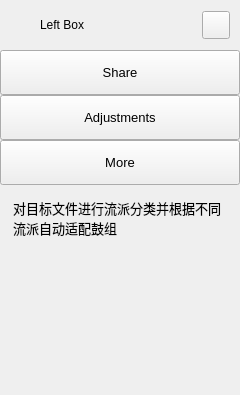
        <widget class="QFrame" name="extraLeftBox">
         <property name="minimumSize">
          <size>
           <width>0</width>
           <height>0</height>
          </size>
         </property>
         <property name="maximumSize">
          <size>
           <width>0</width>
           <height>16777215</height>
          </size>
         </property>
         <property name="frameShape">
          <enum>QFrame::Shape::NoFrame</enum>
         </property>
         <property name="frameShadow">
          <enum>QFrame::Shadow::Raised</enum>
         </property>
         <layout class="QVBoxLayout" name="extraColumLayout">
          <property name="spacing">
           <number>0</number>
          </property>
          <property name="leftMargin">
           <number>0</number>
          </property>
          <property name="topMargin">
           <number>0</number>
          </property>
          <property name="rightMargin">
           <number>0</number>
          </property>
          <property name="bottomMargin">
           <number>0</number>
          </property>
          <item>
           <widget class="QFrame" name="extraTopBg">
            <property name="minimumSize">
             <size>
              <width>0</width>
              <height>50</height>
             </size>
            </property>
            <property name="maximumSize">
             <size>
              <width>16777215</width>
              <height>50</height>
             </size>
            </property>
            <property name="frameShape">
             <enum>QFrame::Shape::NoFrame</enum>
            </property>
            <property name="frameShadow">
             <enum>QFrame::Shadow::Raised</enum>
            </property>
            <layout class="QVBoxLayout" name="verticalLayout_5">
             <property name="spacing">
              <number>0</number>
             </property>
             <property name="leftMargin">
              <number>0</number>
             </property>
             <property name="topMargin">
              <number>0</number>
             </property>
             <property name="rightMargin">
              <number>0</number>
             </property>
             <property name="bottomMargin">
              <number>0</number>
             </property>
             <item>
              <layout class="QGridLayout" name="extraTopLayout">
               <property name="leftMargin">
                <number>10</number>
               </property>
               <property name="rightMargin">
                <number>10</number>
               </property>
               <property name="horizontalSpacing">
                <number>10</number>
               </property>
               <property name="verticalSpacing">
                <number>0</number>
               </property>
               <item row="0" column="0">
                <widget class="QFrame" name="extraIcon">
                 <property name="minimumSize">
                  <size>
                   <width>20</width>
                   <height>0</height>
                  </size>
                 </property>
                 <property name="maximumSize">
                  <size>
                   <width>20</width>
                   <height>20</height>
                  </size>
                 </property>
                 <property name="frameShape">
                  <enum>QFrame::Shape::NoFrame</enum>
                 </property>
                 <property name="frameShadow">
                  <enum>QFrame::Shadow::Raised</enum>
                 </property>
                </widget>
               </item>
               <item row="0" column="1">
                <widget class="QLabel" name="extraLabel">
                 <property name="minimumSize">
                  <size>
                   <width>150</width>
                   <height>0</height>
                  </size>
                 </property>
                 <property name="text">
                  <string>Left Box</string>
                 </property>
                </widget>
               </item>
               <item row="0" column="2">
                <widget class="QPushButton" name="extraCloseColumnBtn">
                 <property name="minimumSize">
                  <size>
                   <width>28</width>
                   <height>28</height>
                  </size>
                 </property>
                 <property name="maximumSize">
                  <size>
                   <width>28</width>
                   <height>28</height>
                  </size>
                 </property>
                 <property name="cursor">
                  <cursorShape>PointingHandCursor</cursorShape>
                 </property>
                 <property name="toolTip">
                  <string>Close left box</string>
                 </property>
                 <property name="text">
                  <string/>
                 </property>
                 <property name="icon">
                  <iconset resource="resources.qrc">
                   <normaloff>:/icons/images/icons/icon_close.png</normaloff>:/icons/images/icons/icon_close.png</iconset>
                 </property>
                 <property name="iconSize">
                  <size>
                   <width>20</width>
                   <height>20</height>
                  </size>
                 </property>
                </widget>
               </item>
              </layout>
             </item>
            </layout>
           </widget>
          </item>
          <item>
           <widget class="QFrame" name="extraContent">
            <property name="frameShape">
             <enum>QFrame::Shape::NoFrame</enum>
            </property>
            <property name="frameShadow">
             <enum>QFrame::Shadow::Raised</enum>
            </property>
            <layout class="QVBoxLayout" name="verticalLayout_12">
             <property name="spacing">
              <number>0</number>
             </property>
             <property name="leftMargin">
              <number>0</number>
             </property>
             <property name="topMargin">
              <number>0</number>
             </property>
             <property name="rightMargin">
              <number>0</number>
             </property>
             <property name="bottomMargin">
              <number>0</number>
             </property>
             <item alignment="Qt::AlignmentFlag::AlignTop">
              <widget class="QFrame" name="extraTopMenu">
               <property name="frameShape">
                <enum>QFrame::Shape::NoFrame</enum>
               </property>
               <property name="frameShadow">
                <enum>QFrame::Shadow::Raised</enum>
               </property>
               <layout class="QVBoxLayout" name="verticalLayout_11">
                <property name="spacing">
                 <number>0</number>
                </property>
                <property name="leftMargin">
                 <number>0</number>
                </property>
                <property name="topMargin">
                 <number>0</number>
                </property>
                <property name="rightMargin">
                 <number>0</number>
                </property>
                <property name="bottomMargin">
                 <number>0</number>
                </property>
                <item>
                 <widget class="QPushButton" name="btn_share">
                  <property name="sizePolicy">
                   <sizepolicy hsizetype="Expanding" vsizetype="Fixed">
                    <horstretch>0</horstretch>
                    <verstretch>0</verstretch>
                   </sizepolicy>
                  </property>
                  <property name="minimumSize">
                   <size>
                    <width>0</width>
                    <height>45</height>
                   </size>
                  </property>
                  <property name="font">
                   <font>
                    <family>Segoe UI</family>
                    <pointsize>10</pointsize>
                    <italic>false</italic>
                    <bold>false</bold>
                   </font>
                  </property>
                  <property name="cursor">
                   <cursorShape>PointingHandCursor</cursorShape>
                  </property>
                  <property name="layoutDirection">
                   <enum>Qt::LayoutDirection::LeftToRight</enum>
                  </property>
                  <property name="styleSheet">
                   <string notr="true">background-image: url(:/icons/images/icons/cil-share-boxed.png);</string>
                  </property>
                  <property name="text">
                   <string>Share</string>
                  </property>
                 </widget>
                </item>
                <item>
                 <widget class="QPushButton" name="btn_adjustments">
                  <property name="sizePolicy">
                   <sizepolicy hsizetype="Expanding" vsizetype="Fixed">
                    <horstretch>0</horstretch>
                    <verstretch>0</verstretch>
                   </sizepolicy>
                  </property>
                  <property name="minimumSize">
                   <size>
                    <width>0</width>
                    <height>45</height>
                   </size>
                  </property>
                  <property name="font">
                   <font>
                    <family>Segoe UI</family>
                    <pointsize>10</pointsize>
                    <italic>false</italic>
                    <bold>false</bold>
                   </font>
                  </property>
                  <property name="cursor">
                   <cursorShape>PointingHandCursor</cursorShape>
                  </property>
                  <property name="layoutDirection">
                   <enum>Qt::LayoutDirection::LeftToRight</enum>
                  </property>
                  <property name="styleSheet">
                   <string notr="true">background-image: url(:/icons/images/icons/cil-equalizer.png);</string>
                  </property>
                  <property name="text">
                   <string>Adjustments</string>
                  </property>
                 </widget>
                </item>
                <item>
                 <widget class="QPushButton" name="btn_more">
                  <property name="sizePolicy">
                   <sizepolicy hsizetype="Expanding" vsizetype="Fixed">
                    <horstretch>0</horstretch>
                    <verstretch>0</verstretch>
                   </sizepolicy>
                  </property>
                  <property name="minimumSize">
                   <size>
                    <width>0</width>
                    <height>45</height>
                   </size>
                  </property>
                  <property name="font">
                   <font>
                    <family>Segoe UI</family>
                    <pointsize>10</pointsize>
                    <italic>false</italic>
                    <bold>false</bold>
                   </font>
                  </property>
                  <property name="cursor">
                   <cursorShape>PointingHandCursor</cursorShape>
                  </property>
                  <property name="layoutDirection">
                   <enum>Qt::LayoutDirection::LeftToRight</enum>
                  </property>
                  <property name="styleSheet">
                   <string notr="true">background-image: url(:/icons/images/icons/cil-layers.png);</string>
                  </property>
                  <property name="text">
                   <string>More</string>
                  </property>
                 </widget>
                </item>
               </layout>
              </widget>
             </item>
             <item>
              <widget class="QFrame" name="extraCenter">
               <property name="frameShape">
                <enum>QFrame::Shape::NoFrame</enum>
               </property>
               <property name="frameShadow">
                <enum>QFrame::Shadow::Raised</enum>
               </property>
               <layout class="QVBoxLayout" name="verticalLayout_10">
                <item>
                 <widget class="QTextEdit" name="textEdit">
                  <property name="minimumSize">
                   <size>
                    <width>222</width>
                    <height>0</height>
                   </size>
                  </property>
                  <property name="styleSheet">
                   <string notr="true">background: transparent;</string>
                  </property>
                  <property name="frameShape">
                   <enum>QFrame::Shape::NoFrame</enum>
                  </property>
                  <property name="readOnly">
                   <bool>true</bool>
                  </property>
                  <property name="markdown">
                   <string>对目标文件进行流派分类并根据不同流派自动适配鼓组

</string>
                  </property>
                  <property name="html">
                   <string>&lt;!DOCTYPE HTML PUBLIC &quot;-//W3C//DTD HTML 4.0//EN&quot; &quot;http://www.w3.org/TR/REC-html40/strict.dtd&quot;&gt;
&lt;html&gt;&lt;head&gt;&lt;meta name=&quot;qrichtext&quot; content=&quot;1&quot; /&gt;&lt;meta charset=&quot;utf-8&quot; /&gt;&lt;style type=&quot;text/css&quot;&gt;
p, li { white-space: pre-wrap; }
hr { height: 1px; border-width: 0; }
li.unchecked::marker { content: &quot;\2610&quot;; }
li.checked::marker { content: &quot;\2612&quot;; }
&lt;/style&gt;&lt;/head&gt;&lt;body style=&quot; font-family:'Segoe UI'; font-size:10pt; font-weight:400; font-style:normal;&quot;&gt;
&lt;p style=&quot; margin-top:6px; margin-bottom:6px; margin-left:0px; margin-right:0px; -qt-block-indent:0; text-indent:0px;&quot;&gt;对目标文件进行流派分类并根据不同流派自动适配鼓组&lt;/p&gt;&lt;/body&gt;&lt;/html&gt;</string>
                  </property>
                 </widget>
                </item>
               </layout>
              </widget>
             </item>
             <item>
              <widget class="QFrame" name="extraBottom">
               <property name="frameShape">
                <enum>QFrame::Shape::NoFrame</enum>
               </property>
               <property name="frameShadow">
                <enum>QFrame::Shadow::Raised</enum>
               </property>
              </widget>
             </item>
            </layout>
           </widget>
          </item>
         </layout>
        </widget>
